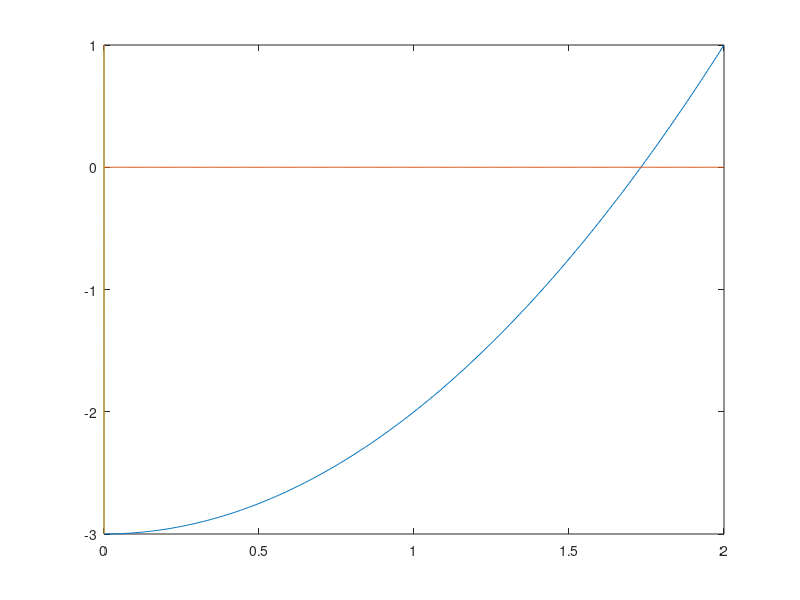

The MATLAB script that drew this image: (Note: this script raises an error after producing the figure.)
% using bisection method to calculate root of a function

x = linspace(0,2,301);
y = x.*x - 3;
xaxis = 0.*x;

yy = linspace(-3,1,301);
yaxis = 0.*yy;

figure(1)

p = plot(x,y,x,xaxis,yaxis,yy)

p(1).LineWidth = 2;
p(1).Color = "red";
p(1).LineStyle = ':';

p(2).LineWidth = 1.5;
p(2).Color = "black";
p(2).LineStyle = '-';

p(3).LineWidth = 1.5;
p(3).Color = "black";
p(3).LineStyle = '-';

grid on
grid minor


xl = input("Enter xl : ");
xu = input("Enter xu : ");
es = input("Enter es : ");
xr = 2;
ea = 100.0;
count = 0;

while(ea > es)
    count = count + 1;
    x = (xl + xu)/2;
    val = (xl*xl - 3)*(x*x - 3);
    if val < 0
        xu = x;
    elseif val > 0
        xl = x;
    else
        xr = x;
    end
    ea = (x - xr)/x*100;
    ea = abs(ea);
    xr = x;
    fprintf('Iteration : %d,    Value : %.9f,   Error : %.7f \n', count, xr, ea);
end

fprintf('Final Answer : %.9f\n', xr);